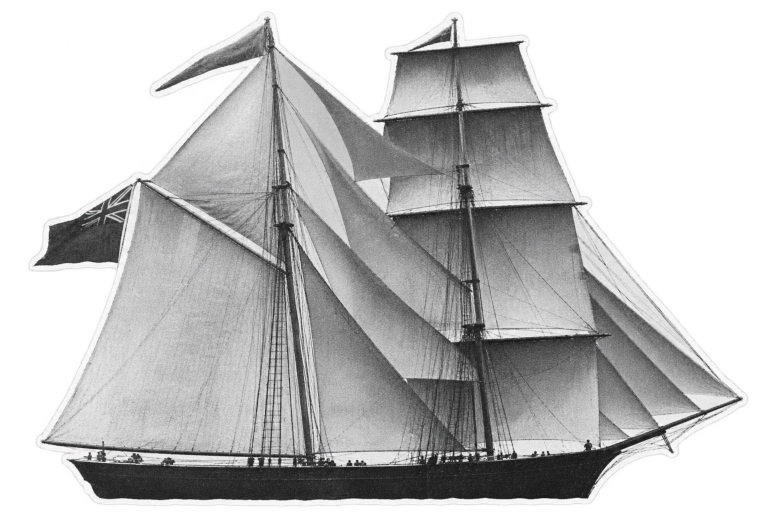
#> input picture projects/mary-celeste/assets/cutouts/A1_mary_celeste.png, 1536 x 1024 px (shown at 1/2 size)
$ python build_assets.py
#> lines starting #> are read from the running program, lines starting #| are printed output that depends on the picture; after the words box and inside, x2 and y2 are one past the last pixel; in counts of white or black regions, pixels touching at a corner belong together
### shortsfactory/collage/sticker.py
"""Turn a cutout PNG into a uniform collage sticker.

* cleans the alpha (removes specks, keeps the main shape)
* adds a cream paper rim if the cutout has none (or `force_rim`)
* warm vintage tone + lifted blacks + paper grain
* soft drop shadow baked in (so every sticker sits on the page the same way)

Returns RGBA uint8 and the anchor (subject centre, 0..1) inside the padded image.
"""
import cv2
import numpy as np
from PIL import Image

from . import PALETTE


def _main_component(alpha):
    m = (alpha > 128).astype(np.uint8)
    n, lab, st, _ = cv2.connectedComponentsWithStats(m, 8)
    if n <= 1:
        return alpha
    keep = np.zeros_like(m)
    big = st[1:, 4].max()
    for i in range(1, n):
        if st[i, 4] >= 0.02 * big:
            keep[lab == i] = 1
    keep = cv2.dilate(keep, np.ones((5, 5), np.uint8))
    return np.where(keep > 0, alpha, 0)


def has_rim(rgba):
    """True if the outer band of the cutout is mostly bright (a white paper rim)."""
    a = rgba[..., 3] > 128
    er = cv2.erode(a.astype(np.uint8), np.ones((5, 5), np.uint8), iterations=2)
    band = a & (er == 0)
    if band.sum() == 0:
        return False
    lum = rgba[..., :3].mean(-1)[band]
    return (lum > 225).mean() > 0.6


def make_sticker(rgba, rim=0.012, force_rim=False, tone=0.55, shadow=(0.010, 0.016, 0.012, 0.45),
                 seed=0, max_side=1600):
    rgba = rgba.copy()
    h, w = rgba.shape[:2]
    f0 = 1.0
    if max(h, w) > max_side:
        f0 = max_side / max(h, w)
        rgba = cv2.resize(rgba, (int(w * f0), int(h * f0)), interpolation=cv2.INTER_AREA)
        h, w = rgba.shape[:2]
    rgba[..., 3] = _main_component(rgba[..., 3])
    S = max(h, w)
    rng = np.random.default_rng(seed)
    pad = int(S * (rim + 0.06))
    big = np.zeros((h + 2 * pad, w + 2 * pad, 4), np.uint8)
    big[pad:pad + h, pad:pad + w] = rgba
    rgb = big[..., :3].astype(np.float32) / 255
    a = big[..., 3].astype(np.float32) / 255
    cream = np.array(PALETTE["cream"], np.float32) / 255
    if force_rim or not has_rim(big):
        r = max(2, int(S * rim))
        m = (a > 0.5).astype(np.uint8)
        dil = cv2.dilate(m, cv2.getStructuringElement(cv2.MORPH_ELLIPSE, (2 * r + 1, 2 * r + 1)))
        # slightly irregular scissor edge
        jag = cv2.GaussianBlur(rng.random(dil.shape).astype(np.float32), (0, 0), r * 0.6)
        jag = (jag - jag.mean()) / (jag.std() + 1e-6)
        dist = cv2.distanceTransform(1 - m, cv2.DIST_L2, 5)
        rim_a = np.clip((r * (1 + 0.18 * jag) - dist) / 1.5 + 0.5, 0, 1)
        rim_a = np.maximum(rim_a, a)
        rgb = rgb * a[..., None] + cream * (1 - a[..., None])
        a = rim_a
    # tone: warm, lifted blacks, keep whites creamy
    lum = rgb @ np.array([0.299, 0.587, 0.114], np.float32)
    warm = np.stack([lum * 1.0, lum * 0.965, lum * 0.89], -1)
    warm = 0.10 + 0.86 * warm
    rgb = rgb * (1 - tone) + warm * tone
    rgb += rng.normal(0, 0.018, rgb.shape[:2]).astype(np.float32)[..., None]
    rgb = np.clip(rgb, 0, 1)
    # shadow
    dx, dy, blur, op = shadow
    sh = cv2.GaussianBlur(a, (0, 0), max(1, S * blur))
    M = np.float32([[1, 0, S * dx], [0, 1, S * dy]])
    sh = cv2.warpAffine(sh, M, (a.shape[1], a.shape[0])) * op
    out_a = a + sh * (1 - a)
    out_rgb = (rgb * a[..., None] + np.array([0.08, 0.09, 0.08]) * sh[..., None] * (1 - a[..., None]))
    out_rgb = out_rgb / np.maximum(out_a[..., None], 1e-4)
    out = np.dstack([np.clip(out_rgb * 255, 0, 255), np.clip(out_a * 255, 0, 255)]).astype(np.uint8)
    # crop to content
    ys, xs = np.where(out[..., 3] > 2)
    y0, y1, x0, x1 = ys.min(), ys.max() + 1, xs.min(), xs.max() + 1
    out = out[y0:y1, x0:x1]
    ays, axs = np.where(a[y0:y1, x0:x1] > 0.5)
    anchor = ((axs.min() + axs.max()) / 2 / out.shape[1], (ays.min() + ays.max()) / 2 / out.shape[0])
    make_sticker.last_map = (f0, pad - x0, pad - y0)   # source px -> sticker px: p*f0 + offset
    return out, anchor


def sticker_file(src, dst, **kw):
    rgba = np.asarray(Image.open(src).convert("RGBA"))
    out, anchor = make_sticker(rgba, **kw)
    Image.fromarray(out, "RGBA").save(dst)
    f0, ox, oy = make_sticker.last_map
    return {"anchor": [round(anchor[0], 4), round(anchor[1], 4)], "w": out.shape[1], "h": out.shape[0],
            "src_map": [f0, int(ox), int(oy)]}

### projects/mary-celeste/build/build_assets.py
"""Builds every image asset of the Mary Celeste short (collage style).

    python3 projects/mary-celeste/build/build_assets.py
"""
import json
import os
import sys

import numpy as np
from PIL import Image

HERE = os.path.dirname(os.path.abspath(__file__))
PROJ = os.path.dirname(HERE)
ROOT = os.path.dirname(os.path.dirname(PROJ))
sys.path.insert(0, ROOT)
sys.path.insert(0, os.path.join(ROOT, "projects", "amelia-earhart", "build"))

from shortsfactory.collage import graphics as g  # noqa: E402
from shortsfactory.collage.sticker import sticker_file  # noqa: E402
from shortsfactory.collage.vmap import THEMES, VintageMap  # noqa: E402
import build_assets as AB  # noqa: E402  (glass_window helper)

CUT = os.path.join(PROJ, "assets", "cutouts")
AME = os.path.join(ROOT, "projects", "amelia-earhart", "assets", "cutouts")
OUT = os.path.join(HERE, "assets")

STICKERS = {
    "ship": (CUT, "A1_mary_celeste.png"),
    "briggs": (CUT, "A2_briggs.png"),
    "sarah": (CUT, "A3_sarah_sophia.png"),
    "gibraltar": (CUT, "A4_gibraltar.png"),
    "barrel": (CUT, "B1_fass.png"),
    "boat": (CUT, "B2_rettungsboot.png"),
    "sword": (CUT, "B3_schwert.png"),
    "suitcase": (CUT, "B4_koffer.png"),
    "logbook": (CUT, "B5_logbuch.png"),
    "coins": (CUT, "B6_geldsack.png"),
    "microscope": (CUT, "B7_mikroskop.png"),
    "bow": (CUT, "B8_bug.png"),
    "sextant": (AME, "B2_sextant.png"),
    "doctor": (AME, "B9_arzt.png"),
    "magnifier": (AME, "B11_lupe.png"),
    "cloud1": (AME, "B12_wolke1.png"),
    "cloud2": (AME, "B12b_wolke2.png"),
}

PLACES = {
    "new_york": (-74.0, 40.7),
    "azores": (-28.0, 38.6),
    "found": (-17.7, 38.3),       # ~400 miles east of the Azores
    "gibraltar": (-5.35, 36.14),
    "genoa": (8.93, 44.4),
}

MAP_LABELS = [
    dict(text="ATLANTISCHER OZEAN", lon=-45, lat=28, size=2.6, spacing=0.3),
    dict(text="NORDAMERIKA", lon=-95, lat=45, size=2.2, style="serif"),
    dict(text="EUROPA", lon=8, lat=50, size=2.2, style="serif"),
    dict(text="AFRIKA", lon=5, lat=18, size=2.4, style="serif"),
    dict(text="Azoren", lon=-28, lat=40.3, size=1.0, spacing=0.15),
]


def save(name, arr, meta, **extra):
    Image.fromarray(arr, "RGBA").save(os.path.join(OUT, name + ".png"))
    meta[name] = dict(w=arr.shape[1], h=arr.shape[0], **extra)


def main():
    os.makedirs(OUT, exist_ok=True)
    meta = {}
    for i, (name, (d, src)) in enumerate(STICKERS.items()):
        meta[f"st_{name}"] = sticker_file(os.path.join(d, src), os.path.join(OUT, f"st_{name}.png"), seed=i)
#> in sticker_file, rgba is the input picture: shape (1024, 1536, 4); mean R, G, B, A 125, 124.8, 125, 151.9
#> in _main_component, `m = (alpha > 128).astype(np.uint8)`:
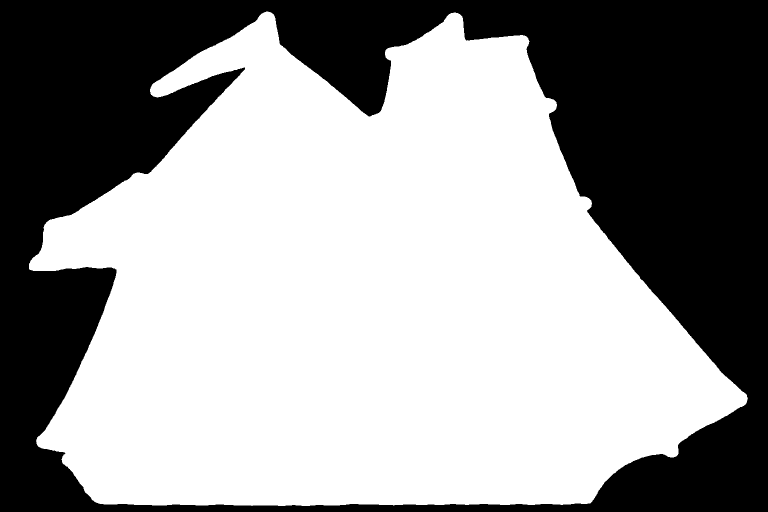
#> m: shape (1024, 1536) (shown at 1/2 size); values 0 (black) and 1 (white), 60.1% white; 1 black region, box (x1, y1, x2, y2) and area: (0, 0, 1536, 1024) 628269
#> in _main_component, `n, lab, st, _ = cv2.connectedComponentsWithStats(m, 8)`: n = 2; st = [[0, 0, 1536, 1024, 628269], [58, 23, 1438, 989, 944595]]
#> in _main_component, `big = st[1:, 4].max()`: big = 944595
#> in _main_component, `keep = cv2.dilate(keep, np.ones((5, 5), np.uint8))`: keep: shape (1024, 1536); values 0 (black) and 1 (white), 60.9% white; 1 black region, box (x1, y1, x2, y2) and area: (0, 0, 1536, 1024) 615637
#> in make_sticker, `rgba[..., 3] = _main_component(rgba[..., 3])`: rgba: shape (1024, 1536, 4); 2.4% of pixels changed, all inside (x1, y1, x2, y2) = (0, 13, 1503, 1024)
#> in has_rim, `a = rgba[..., 3] > 128`: a: shape (1244, 1756) bool; 43.2% white; 1 white region, box (x1, y1, x2, y2) and area: (168, 133, 1606, 1122) 944595
#> in has_rim, `er = cv2.erode(a.astype(np.uint8), np.ones((5, 5), np.uint8), iteratio..`: er: shape (1244, 1756); values 0 (black) and 1 (white), 42.1% white; 1 white region, box (x1, y1, x2, y2) and area: (172, 138, 1600, 1118) 919484
#> in has_rim, `band = a & (er == 0)`:
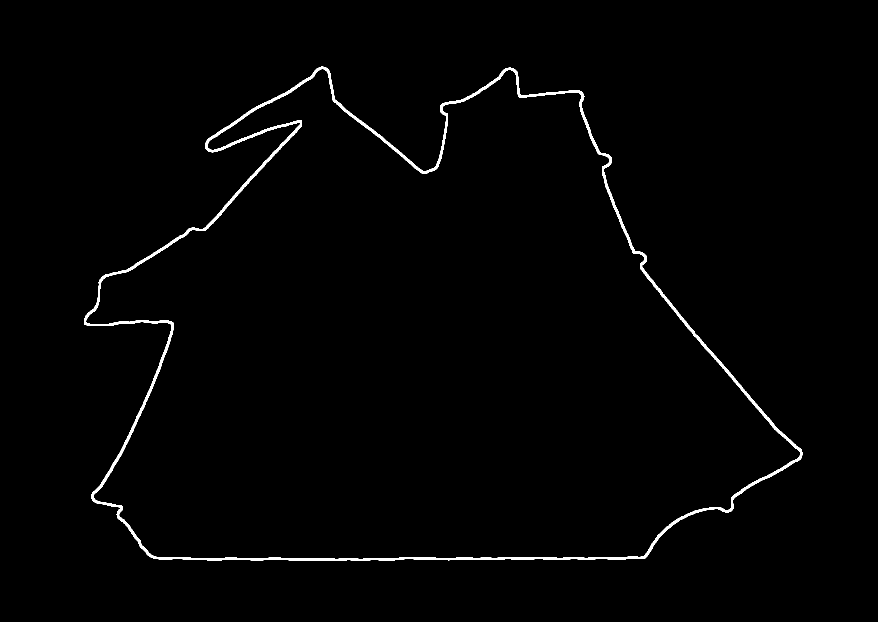
#> band: shape (1244, 1756) bool (shown at 1/2 size); 1.1% white; 1 white region, box (x1, y1, x2, y2) and area: (168, 133, 1606, 1122) 25111
#> in make_sticker, `warm = 0.10 + 0.86 * warm`:
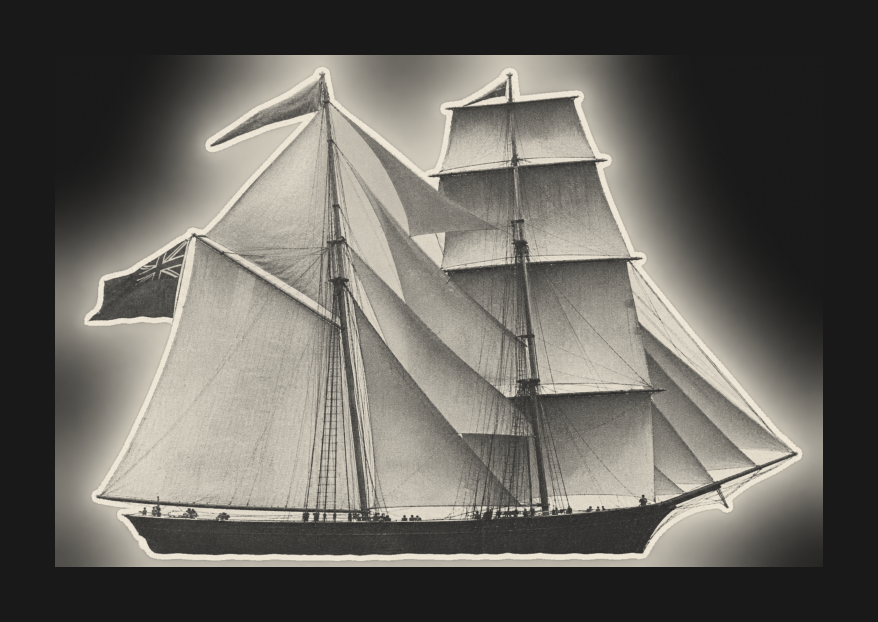
#> warm: shape (1244, 1756, 3) float32 (shown at 1/2 size); mean of channels 0, 1, 2 0.406, 0.395, 0.372; drawn as R, G, B
#> in make_sticker, `out_a = a + sh * (1 - a)`:
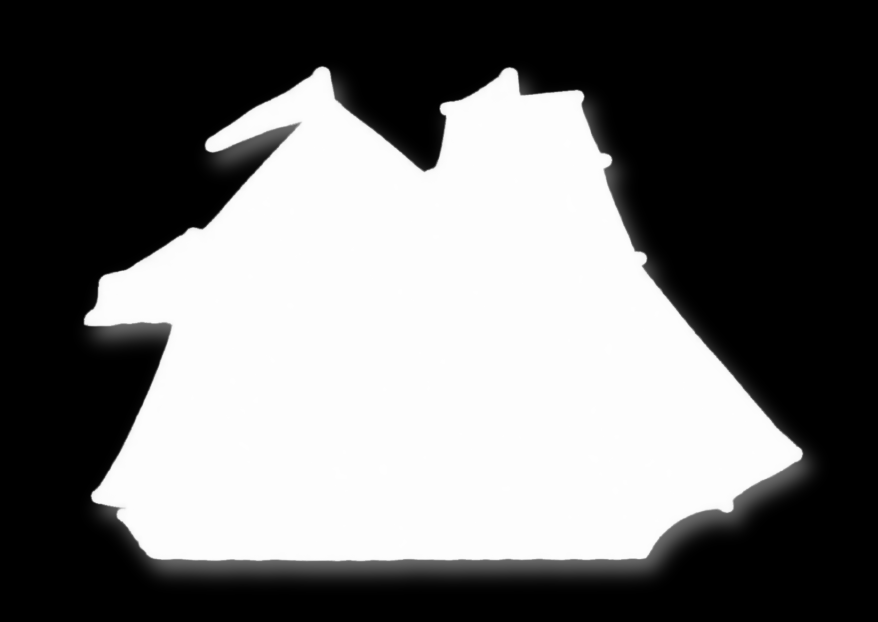
#> out_a: shape (1244, 1756) float32 (shown at 1/2 size); min 0, max 0.998, mean 0.442
#> in make_sticker, `out_rgb = out_rgb / np.maximum(out_a[..., None], 1e-4)`:
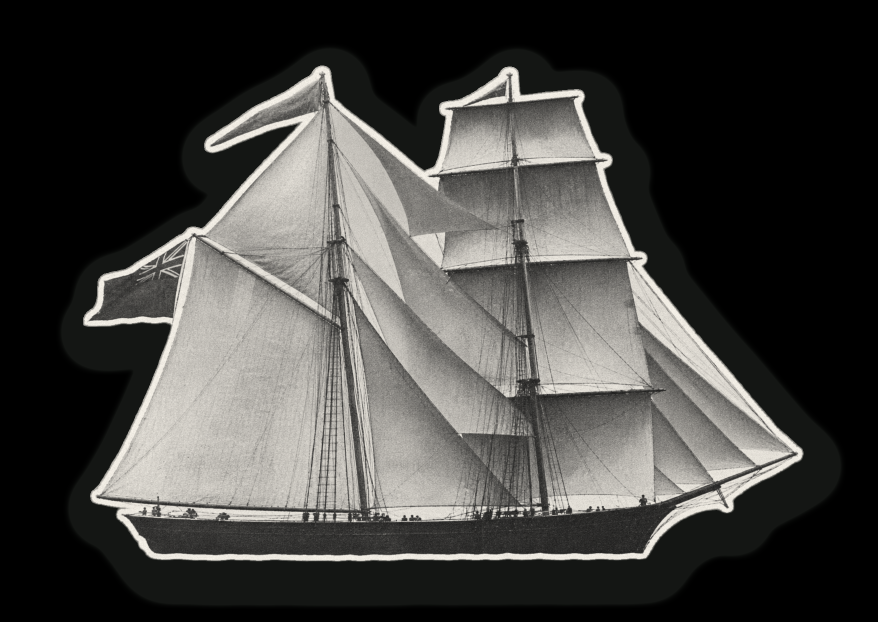
#> out_rgb: shape (1244, 1756, 3) float64 (shown at 1/2 size); mean R, G, B 0.272, 0.269, 0.259
#> in make_sticker, `out = np.dstack([np.clip(out_rgb * 255, 0, 255), np.clip(out_a * 255, ..`:
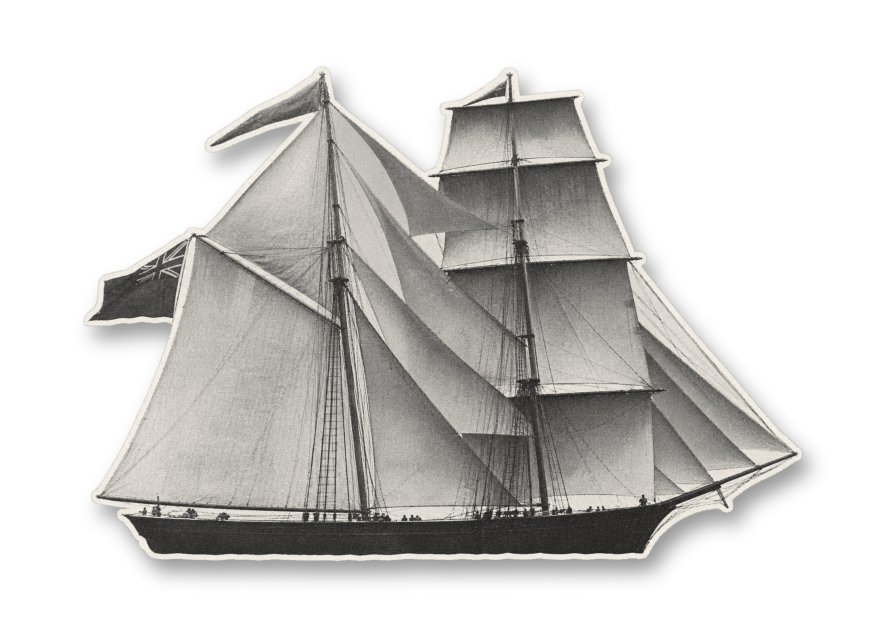
#> out: shape (1244, 1756, 4) (shown at 1/2 size); mean R, G, B, A 69, 68.2, 65.7, 112.2; transparent parts drawn white
#> in make_sticker, `y0, y1, x0, x1 = ys.min(), ys.max() + 1, xs.min(), xs.max() + 1`: y0 = 128; y1 = 1182; x0 = 154; x1 = 1650
#> in make_sticker, `out = out[y0:y1, x0:x1]`:
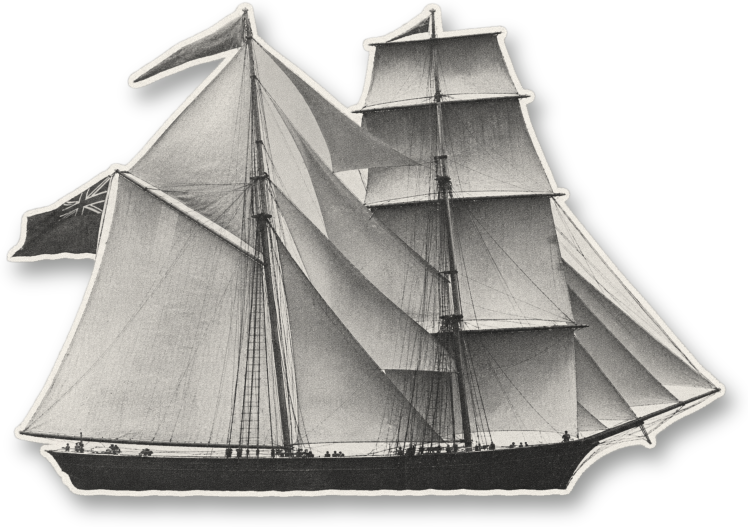
#> out: shape (1054, 1496, 4) (shown at 1/2 size); mean R, G, B, A 95.1, 93.9, 90.4, 155.5; transparent parts drawn white
#> in make_sticker, `anchor = ((axs.min() + axs.max()) / 2 / out.shape[1], (ays.min() + ays..`: anchor = (0.49, 0.473)
#> in make_sticker, `make_sticker.last_map = (f0, pad - x0, pad - y0)`: make_sticker.last_map = (1, -44, -18)
#> in sticker_file, `out, anchor = make_sticker(rgba, **kw)`: anchor = (0.49, 0.473)
#> in sticker_file, `f0, ox, oy = make_sticker.last_map`: f0 = 1; ox = -44; oy = -18
        print("sticker", name)
#> pass 2 of the loop in main, `for i, (name, (d, src)) in enumerate(STICKERS.items()):`:
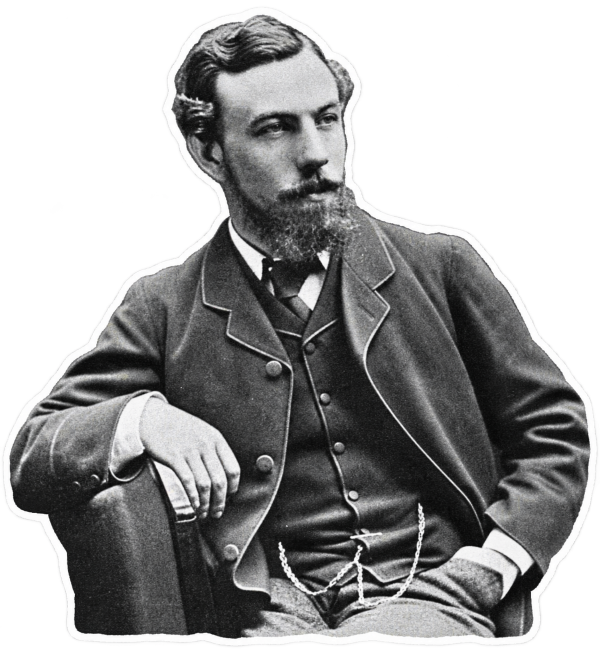
#> input picture projects/mary-celeste/assets/cutouts/A2_briggs.png, 1199 x 1312 px (shown at 1/2 size)
#> in sticker_file, rgba is the input picture: shape (1312, 1199, 4); mean R, G, B, A 68.5, 68.6, 68.9, 153.4
#> in _main_component (call 2), `m = (alpha > 128).astype(np.uint8)`:
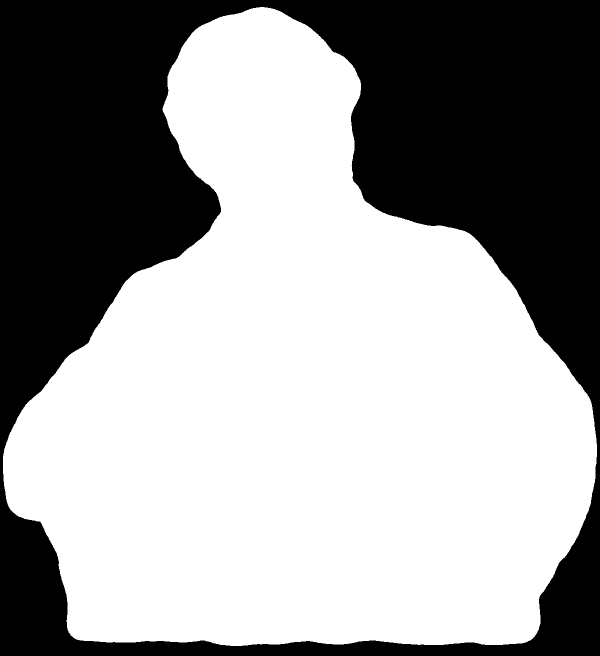
#> m: shape (1312, 1199) (shown at 1/2 size); values 0 (black) and 1 (white), 60.6% white; 1 black region, box (x1, y1, x2, y2) and area: (0, 0, 1199, 1312) 619906
#> st = [[0, 0, 1199, 1312, 619906], [6, 14, 1188, 1278, 953182]]
#> in _main_component (call 2), `big = st[1:, 4].max()`: big = 953182
#> keep: shape (1312, 1199); values 0 (black) and 1 (white), 61.3% white; 1 black region, box (x1, y1, x2, y2) and area: (0, 0, 1199, 1312) 609283
#> rgba: shape (1312, 1199, 4); 2.31% of pixels changed, all inside (x1, y1, x2, y2) = (0, 0, 1199, 1312)
#> er: shape (1500, 1387); values 0 (black) and 1 (white), 44.8% white; 1 white region, box (x1, y1, x2, y2) and area: (104, 112, 1284, 1382) 932045
#> band: shape (1500, 1387) bool; 1% white; 1 white region, box (x1, y1, x2, y2) and area: (100, 108, 1288, 1386) 21137
#> lum: shape (1500, 1387) float32
#> out_a: shape (1500, 1387) float32
#> in make_sticker (call 2), `out_rgb = out_rgb / np.maximum(out_a[..., None], 1e-4)`:
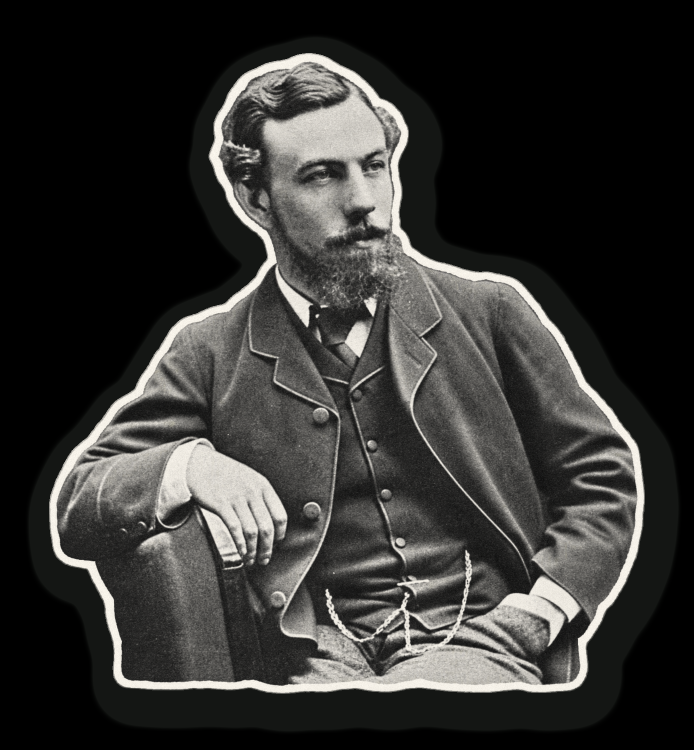
#> out_rgb: shape (1500, 1387, 3) float64 (shown at 1/2 size); mean R, G, B 0.206, 0.204, 0.197
#> y0 = 100; y1 = 1437; x0 = 83; x1 = 1332
#> in make_sticker (call 2), `anchor = ((axs.min() + axs.max()) / 2 / out.shape[1], (ays.min() + ays..`: anchor = (0.489, 0.484)
#> make_sticker.last_map = (1, 11, -6)
#> in sticker_file (call 2), `out, anchor = make_sticker(rgba, **kw)`: anchor = (0.489, 0.484)
#> ox = 11; oy = -6
    AB.glass_window(os.path.join(OUT, "st_magnifier.png"), meta["st_magnifier"], (340, 420), 262)

    m = VintageMap(-110, 30, 72, -6, ppd=26)
    img = m.render(labels=MAP_LABELS, theme=THEMES["retro_teal"], folds=(3, 2),
                   roses=[(-50, 12, 4), (-20, 52, 3)])
    save("map", img, meta, proj=m.params(), places={k: list(m.xy(*v)) for k, v in PLACES.items()})
    print("map", img.shape)

    L = [("lbl_mary", "Mary", "black", 130), ("lbl_celeste", "Celeste", "orange", 130),
         ("lbl_niemand", "Niemand an Bord", "petrol", 100), ("lbl_1872", "Dezember 1872", "black", 110),
         ("lbl_6monate", "6 Monate Essen", "petrol", 95), ("lbl_newyork", "New York", "black", 110),
         ("lbl_7", "+ 7 Seeleute", "petrol", 95), ("lbl_faesser", "1.701 Fässer Alkohol", "orange", 95),
         ("lbl_4wochen", "4 Wochen später", "black", 100), ("lbl_deigratia", "Dei Gratia", "petrol", 110),
         ("lbl_azoren", "Azoren", "orange", 100), ("lbl_gibraltar", "Gibraltar", "black", 110),
         ("lbl_bergelohn", "Bergelohn", "orange", 110), ("lbl_keinblut", "Kein Blut", "petrol", 130),
         ("lbl_rost", "Rost?", "orange", 150), ("lbl_10", "10 Menschen", "black", 120)]
    for i, (n, t, c, s) in enumerate(L):
        save(n, g.label(t, c, s, seed=20 + i), meta)
    save("stamp_mord", g.stamp("MORD?", seed=3), meta)
    save("rust", g.halftone_burst(300, cell=11, color=(150, 70, 40), seed=5), meta)
    save("tape_x", g.tape_x(600, seed=3), meta)
    save("ocean_strip", g.ocean_strip(1300, 430, seed=4), meta)
    save("dot", g.dot_marker(26, "orange"), meta)
    save("page", g.page_overlay(), meta)
    json.dump(meta, open(os.path.join(OUT, "meta.json"), "w"), indent=1)
    print("done ->", OUT)


if __name__ == "__main__":
#> (the run stopped early here; a loop or call above may not have finished)
